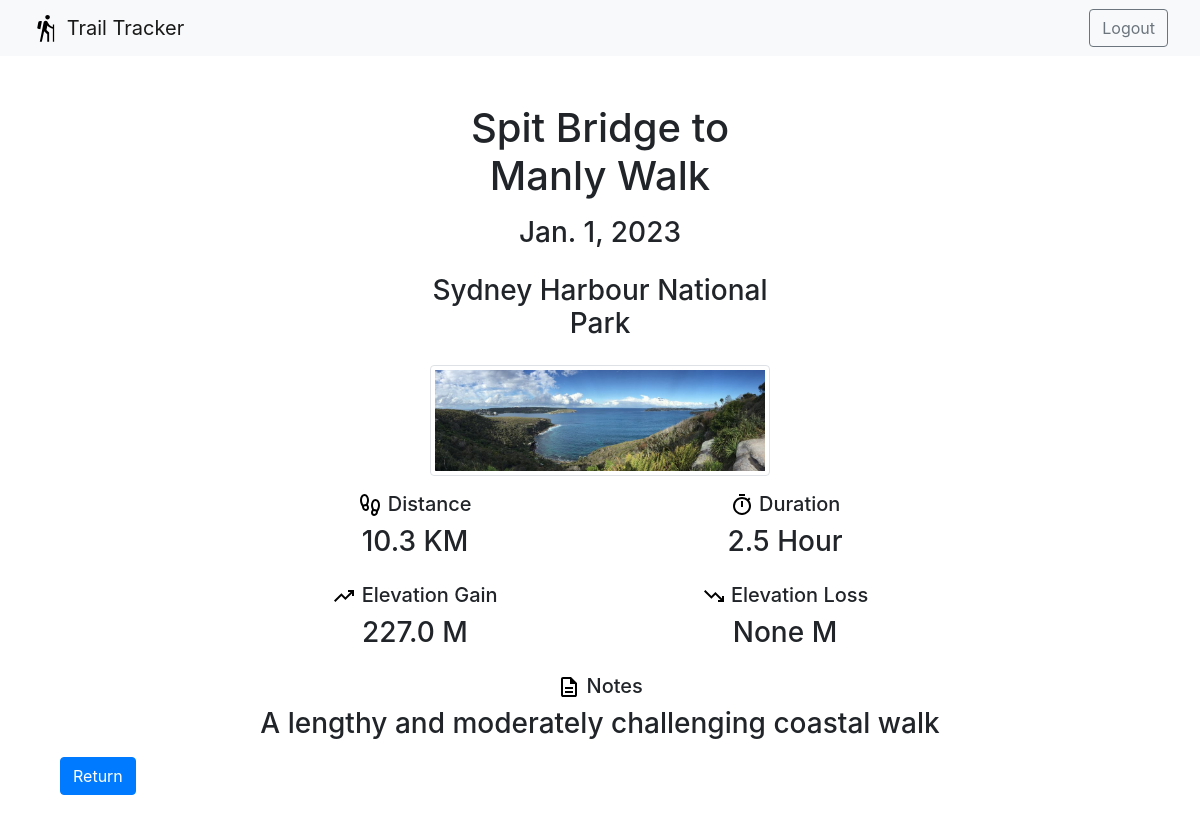
The page /trip/1/view (signed in) on the database its author committed.
### trip/models.py (models this page shows)
class Trip(models.Model):
    trip_name = models.CharField(max_length=50)
    trip_date = models.DateField()
    location = models.CharField(max_length=50)
    distance_kilometre = models.FloatField(blank=True, null=True)
    duration_hour = models.FloatField(blank=True, null=True)
    elevation_gain_metre = models.FloatField(blank=True, null=True)
    elevation_loss_metre = models.FloatField(blank=True, null=True)
    note = models.TextField(blank=True, null=True)

class TripPhoto(models.Model):
    trip = models.ForeignKey(
        Trip,
        null=True,
        on_delete=models.CASCADE
    )
    photo = models.FileField(upload_to='trip/')
    uploaded_at = models.DateTimeField(auto_now_add=True)

### trip/views.py (the view)
# urls.py: path('<int:id>/view', views.view_request, name='view'),
@login_required
def view_request(request, id):
    trip = Trip.objects.get(pk=id)
    if not trip:
        messages.error(request, 'Invalid trip')
        return redirect('trip:trip')
    trip_photo = TripPhoto.objects.filter(trip__id=trip.id)
    return render(
        request=request,
        template_name='view.html',
        context={
            'trip': trip,
            'photo': trip_photo
        }
    )

### trip/templates/view.html
{% extends "header.html" %}
{% load static %}
{% block content %}
    <div class="container py-5">
        <div class="container-fluid">
            <div class="row justify-content-center">
                <div class="col-4">
                    <h1 class="text-center">
                        {{trip.trip_name}}
                    </h1>
                </div>
            </div>
            <div class="row py-2 justify-content-center">
                <div class="col-4">
                    <h3 class="text-center">
                        {{trip.trip_date}}
                    </h3>
                </div>
            </div>
            <div class="row py-2 justify-content-center">
                <div class="col-4">
                    <h3 class="text-center">
                        {{trip.location}}
                    </h3>
                </div>
            </div>
            {% if photo %}
                <div class="row py-2 justify-content-center">
                    {% for i in photo %}
                        <div class="col-4">
                            <img
                                src="/media/{{ i.photo }}"
                                class="img-thumbnail"
                            >
                        </div>
                    {% endfor %}
                </div>
            {% endif %}
            <div class="row py-2 justify-content-center">
                <div class="col-4">
                    <h5 class="text-center">
                        <img
                            src="{% static 'images/distance.svg' %}"
                        >
                        Distance
                    </h5>
                    <h3 class="text-center">
                        {{trip.distance_kilometre}} KM
                    </h3>
                </div>
                <div class="col-4 justify-content-center">
                    <h5 class="text-center">
                        <img
                            src="{% static 'images/duration.svg' %}"
                        >
                        Duration
                    </h5>
                    <h3 class="text-center">
                        {{trip.duration_hour}} Hour
                    </h3>
                </div>
            </div>
            <div class="row py-2 justify-content-center">
                <div class="col-4">
                    <h5 class="text-center">
                        <img
                            src="{% static 'images/elevation_gain.svg' %}"
                        >
                        Elevation Gain
                    </h5>
                    <h3 class="text-center">
                        {{trip.elevation_gain_metre}} M
                    </h3>
                </div>
                <div class="col-4">
                    <h5 class="text-center">
                        <img
                            src="{% static 'images/elevation_loss.svg' %}"
                        >
                        Elevation Loss
                    </h5>
                    <h3 class="text-center">
                        {{trip.elevation_loss_metre}} M
                    </h3>
                </div>
            </div>
            <div class="row py-2 justify-content-center">
                <div class="col-8">
                    <h5 class="text-center">
                        <img
                            src="{% static 'images/note.svg' %}"
                        >
                        Notes
                    </h5>
                    <h3 class="text-center">{{trip.note}}</h3>
                </div>
            </div>
            <a
                href="/trip"
                class="btn btn-primary"
            >
                Return
            </a>
        </div>
    </div>
{% endblock %}

### main/templates/header.html (shortened to what this page needs)
{% load static %}
<!DOCTYPE html>
<html>
    <head>
        <link rel="stylesheet" href="{% static 'css/bootstrap.min.css' %}">
    </head>
    <body>
        {% if user.is_authenticated %}
            <nav class="navbar navbar-expand-lg navbar-light bg-light">
                <div class="container-fluid">
                    <a class="navbar-brand" href="#">
                        <img
                            src="{% static 'images/icon_large.svg' %}"
                            width="30"
                            height="30"
                            class="d-inline-block align-top"
                            alt=""
                        >
                        Trail Tracker
                    </a>
                    <div class="row justify-content-end">
                        <a
                            href="/logout"
                            class="btn btn-outline-secondary my-2 my-sm-0 mr-3"
                            type="button"
                        >
                            Logout
                        </a>
                    </div>
                </div>
            </nav>
        {% endif %}
        {% block content %}
        {% endblock %}
    </body>
</html>

### rows shown on the page
Trip: trip_name "Spit Bridge to Manly Walk", trip_date "Jan. 1, 2023", location "Sydney Harbour National Park", distance_kilometre "10.3", duration_hour "2.5", elevation_gain_metre "227.0", elevation_loss_metre "None", note "A lengthy and moderately challenging coastal walk"
TripPhoto: photo (picture)
